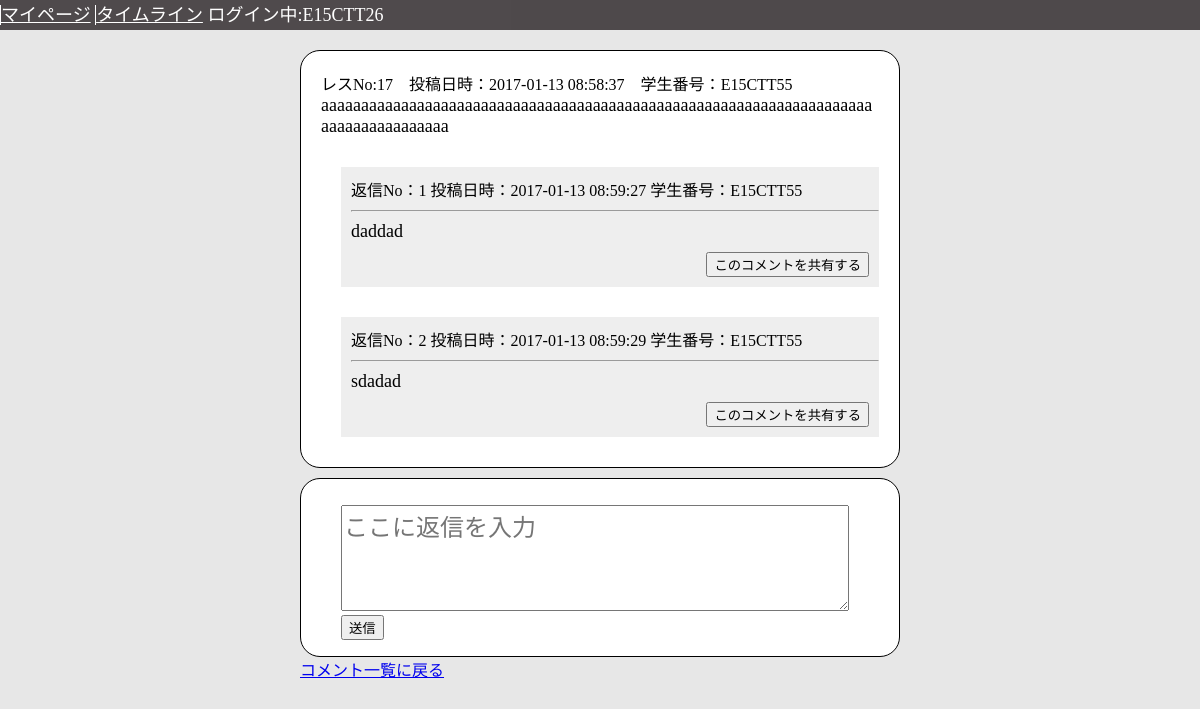
Screenshot of /replyBoard.php?content_id=17 (signed in) with the database file from the repository.
### tables this page shows
CREATE TABLE textcontent (content_id INTEGER PRIMARY KEY,contentData VARCHAR,date VARCHAR,personalData VARCHAR);

CREATE TABLE returntextdb (returnContent_id INTEGER PRIMARY KEY,textContent_id INTEGER,returnContent VARCHAR,date VARCHAR,personalData VARCHAR);

### tool.php (called while the page is built, shortened)
<?php
function DBconnect(){
  try{
    $dsn = __DIR__;
    $dsn = preg_replace('/\\\/u','/',$dsn);
    $dsn .= '/test.sqlite3';
    $connect = new PDO("sqlite:".$dsn);
    $connect->setAttribute(PDO::ATTR_DEFAULT_FETCH_MODE, PDO::FETCH_ASSOC);
    }catch(Exception $e){
      echo "通信エラーが発生しました<br>";
      return null;
    }
	return $connect;
}
function searchReturnComment($content_id){
	$conn = DBconnect();
  try{
	$data = $conn->query("SELECT returnContent_id,returnContent,date,personalData FROM returntextDB WHERE textContent_id = $content_id");
}catch(Exception $e){
return null;
}
	return $data;
}
function titleView($content_id){
	$conn = DBconnect();
  try{
	$data = $conn->query("SELECT content_id,contentData,date,personalData FROM textcontent WHERE Content_id = $content_id");
  }catch(Exception $e){
    return null;
  }
	return $data;
}
?>

### replyBoard.php (the view, shortened to what this page needs)
<?php
require "tool.php";
?>
<!DOCTYPE html>
<html>
<head>
  <link href="./CSS/replyBoardMobile.css" rel="stylesheet" type="text/css" media="screen and (min-width: 320px) and (max-width:480px)" >
  <link href="./CSS/replyBoard.css" rel="stylesheet" type="text/css" media="screen and (min-width: 481px)" >
</head>
<body>
<header>
  <nav class="navFlex">
    <a href="#">マイページ</a>
    <a href="board.php">タイムライン</a>
    <?php
    echo "<span>ログイン中:".$_SESSION["userID"]."</span>";
      ?>
  </nav>
</header>
<div id="wrapper">
  <div class="timeLineWrapper">
    <div class="content">
        <div class="accountInfo">
      <?php
          $data = titleView($_GET["content_id"]);
          if($data !== null){
          foreach ($data as $r) {
            echo 'レスNo:'.$r["content_id"].'　投稿日時：'.$r["date"].'　学生番号：'.$r["personalData"];
          ?>
        </div>
        <div class="textContent">
          <?php
          echo $r["contentData"];
        }
      }
      ?>
        </div>
  <?php
      $data = searchReturnComment($_GET["content_id"]);
      if($data !== null){
      $i = 1;
      foreach ($data as $r) {
        echo '<div class="reply">';
          echo '<div class="accountInfo">';
            echo  '返信No：'.$i.' 投稿日時：'.$r["date"].' 学生番号：'.$r["personalData"];
          echo '</div>';
          echo '<hr>';
          echo '<div class="textContent">';
            echo $r["returnContent"];
          echo '</div>';
          echo '<div class="share">';
            echo '<form action="ReTweetController.php" method="post">';
              echo '<input type="submit" value="このコメントを共有する" />';
            echo '</form>';
          echo '</div>';
        echo '</div>';
        $i++;
      }
    }
  ?>
    </div>
    <div class="typeText">
        <ul>
          <li>
            <textarea class="inputForm" name="rTypeBoard" placeholder="ここに返信を入力"></textarea>
          </li>
          <li>
            <input type="button" class="sendText" onclick='sendReply(<?php echo $_GET["content_id"]; ?>)' value="送信"/>
          </li>
        </ul>
  </div>
  <a href="board.php">コメント一覧に戻る</a>
</div>
</div>
</body>
</html>

### CSS/replyBoardMobile.css (style rules this page uses)
body { margin-left: auto; margin-right: auto; background-color: rgb(231, 231, 231); max-width: 100%; }
header { height: 30px; background-color: rgba(52, 46, 49, 0.85); color: white; font-size: 16px; position: fixed; width: 100%; top:0px; }
.navFlex { color: white; }
.navFlex a { color: white; border-left: solid 1px white; }
#wrapper { width: auto; }
.timeLineWrapper { width: auto; margin-top: 50px; margin-left: auto; margin-right: auto; }
.typeText { margin-top: 50px; margin-left: 10px; margin-right: 10px; background-color: white; border-radius: 20px; border: 1px solid black; padding-top: 30px; padding-bottom: 30px; }
.typeText ul { padding: 0; width: 90%; margin: auto; }
.typeText ul li { list-style: none; width: 100%; }
.typeText ul li textarea { margin: auto; }
.sendText { background: rgb(105, 194, 251); border: 1px solid #DDD; border-radius: 8px; -moz-border-radius: 8px; -webkit-border-radius: 8px; color: white; width: 100px; padding: 10px 0; margin-right: 20px; margin-top: 10px; width: 100%; }
.inputForm { width: 100%; height: 60px; font-size: 18px; resize: vertical; }
.content { padding: 20px; margin-top: 15px; background-color: white; border-radius: 10px; border: 1px solid black; font-size: 18px; margin-left: 15px; margin-right: 15px; }
.textContent:before { content: "\A" ; }
.accountInfo { font-size: 16px; }
.reply { padding: 10px 0px 10px 10px; margin-left: 20px; margin-top: 30px; margin-bottom: 10px; background-color: rgb(238, 238, 238); word-wrap:break-all; }
.textContent { margin-bottom: 20px; word-wrap:break-word; word-break: break-word; }

### CSS/replyBoard.css (style rules this page uses)
body { margin-left: auto; margin-right: auto; background-color: rgb(231, 231, 231); }
header { height: 30px; background-color: rgba(52, 46, 49, 0.85); color: white; font-size: 18px; position: fixed; width: 100%; top:0px; }
.navFlex { color: white; }
.navFlex a { color: white; border-left: solid 1px white; }
#wrapper { width: 100%; }
.timeLineWrapper { width: 50%; margin-top: 10px; margin-left: auto; margin-right: auto; }
.timeLineWrapper:before { content: ""; display: inline-block; border: 30px solid transparent; border-right-color: #000; position: absolute; left: -60px; top: 7%; margin-top: -9px; }
.typeText { margin-top: 10px; padding-top: 10px; background-color: white; border-radius: 20px; border: 1px solid black; }
.typeText ul li { list-style: none; }
.inputForm { width:90%; height: 100px; font-size: 24px; }
.content { padding: 20px; margin-top: 50px; background-color: white; border-radius: 20px; border: 1px solid black; font-size: 18px; }
.accountInfo { font-size: 16px; }
.reply { padding: 10px 0px 10px 10px; margin-left: 20px; margin-top: 30px; margin-bottom: 10px; background-color: rgb(238, 238, 238); }
.reply:before { content: ""; position: absolute; bottom: -20px; left: 90%; margin-left: -10px; width: 0; height: 0; border-top: 20px solid rgb(238, 238, 238); border-left: 35px solid transparent; border-right: 20px solid transparent; }
.textContent:before { content: "\A" ; }
.share::before { content: "\A"; }
.textContent { word-wrap:break-word; word-break: break-word; }
.share form { padding-top: 10px; padding-right: 10px; text-align: right; }

### rows the page displays
textcontent: content_id "17", date "2017-01-13 08:58:37", personalData "E15CTT55", contentData "aaaaaaaaaaaaaaaaaaaaaaaaaaaaaaaaaaaaaaaaaaaaaaaaaaaaaaaaaaaaaaaaaaaaaaaaaaaaaaaaaaaaa"
returntextdb: date "2017-01-13 08:59:27", personalData "E15CTT55", returnContent "daddad"
returntextdb: date "2017-01-13 08:59:29", personalData "E15CTT55", returnContent "sdadad"

### other values shown
$_SESSION["userID"] "E15CTT26"
